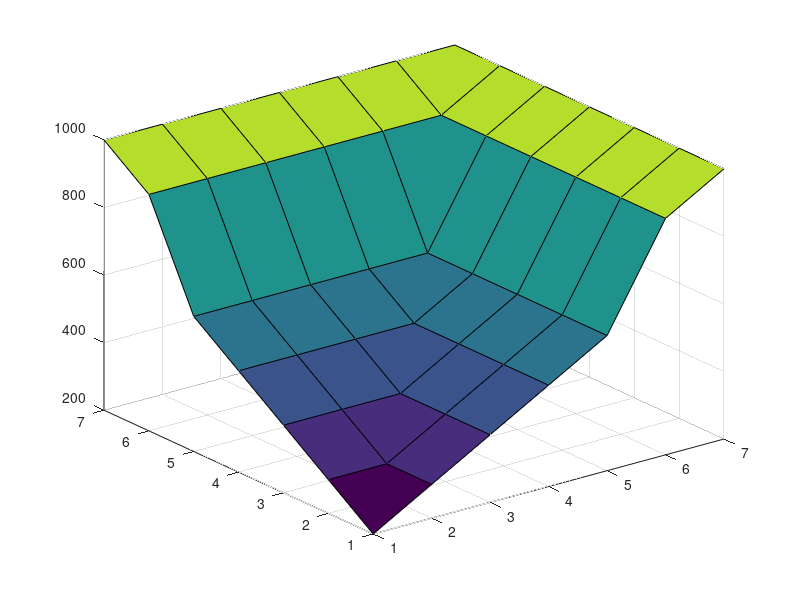

The MATLAB source for this figure:
x=[1:1:7];
y=[1:1:7];
[xx,yy]=meshgrid(x,y);
zz=[200 300 400 500 600 900 1000
    300 300 400 500 600 900 1000
    400 400 400 500 600 900 1000
    500 500 500 500 600 900 1000
    600 600 600 600 600 900 1000
    900 900 900 900 900 900 1000
    1000 1000 1000 1000 1000 1000 1000
];
    
figure
surf(xx,yy,zz);
